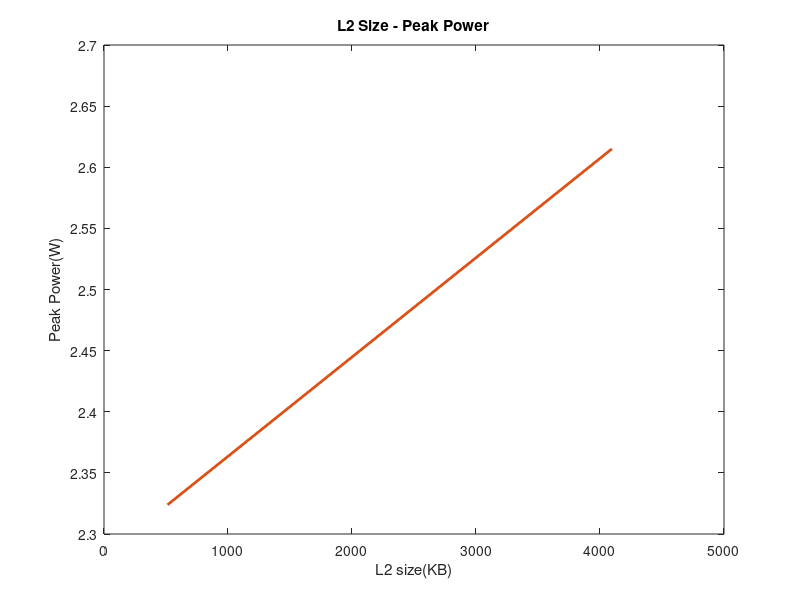

This figure's MATLAB source:
%% 401.bzip2 benchmark

%icache size 
%icache assoc
%dcache size

%dcache assoc
pds512 =1.098 +0.00726281  +0.278326  +0.00148306  +0.000201415  +0.00768361;
ds512 = 0.088014;
peak512 = 1.95501 + 0.368854; 
pds2 = 1.098+ 0.00726281 + 0.297036 +0.00910636  + 0.00110378 +0.0193203; 
ds2 = 0.083847;
peak2=1.95501+0.660042;

edpb512 = pds512 * ds512;
edpb2 = pds2 * ds2;

%l2 size

%l2 assoc

%cacheline

%% 429.mcf benchmark
mf512 =1.098 + 0.00726281 +0.334708  +0.00148306  + 0.000201415 +0.000879211; 
md512=0.055885;
mf512peak=1.95501 +0.368854; 
mf2= 1.098+ 0.00726281 + 0.144592 +0.00910636  + 0.00110378 +0.0148272 ; 
mf2peak=1.95501+0.660042;
md2 =0.055471;


edpm512 = mf512 * md512 ;
edpm2 = mf2 * md2 ;


%% 456.hmmer benchmark
hm512 = 1.098 +0.00726281+0.359916 +0.00148306  +0.000201415  +0.00137947;
hm512peak = 1.95501 + 0.368854;
hd512 =0.059410;
hm2 = 1.098 +0.00726281  +0.359916  +0.00910636   +0.00110378  + 0.00307976;
hm2peak = 1.95501 + 0.660042;
hd2= 0.059410; 


edph512 = hm512 * hd512;
edph2 =hm2 * hd2;


%% 458.sjeng
jn512 = 1.098+ 0.00726281  + 0.0933262 +0.00148306  +0.000201415  +0.00985333;
jpeak512 =1.95501 + 0.368854;
jd512 = 0.514083;
jn2 = 1.098+ 0.00726281  +0.0934289  +0.00910636  +0.00110378  +0.0178778;
jpeak2 =1.95501 +  0.660042;
jd2=0.513819;


edpj512 = jn512 * jd512;
edpj2 = jn2 * jd2;


%% 470.lbm benchmark
l512= 1.098+ 0.00726281 +0.144581   +0.00148306  +0.000201415   + 0.00817992; 
l512peak = 1.95501 + 0.368854;
ld512 = 0.174945;
l2 = 1.098 +0.00726281   +0.144592   +0.00910636   + 0.00110378 +0.0148272 ;
l2peak=1.95501 + 0.660042;
ld2 = 0.174779;


edpl512 = l512 * ld512;
edpl2= l2 * ld2;

%% 
edp512 = (edpb512 + edpm512 + edph512 + edpj512 + edpl512)/5 ;
edp2 = (edpb2 + edpm2 + edph2 + edpj2 + edpl2)/5 ;

size = [512 4096];

totPeak512 = (peak512 + mf512peak + hm512peak +jpeak512 + l512peak)/5;
totPeak2 = (peak2 + mf2peak + hm2peak+ jpeak2 + l2peak)/5;
total = [totPeak512, totPeak2];
%% PLOTS 
plot(size, total, 'col','#D95319','Linewidth', 2);
title('L2 Size - Peak Power')
xlabel('L2 size(KB)')
ylabel('Peak Power(W)')